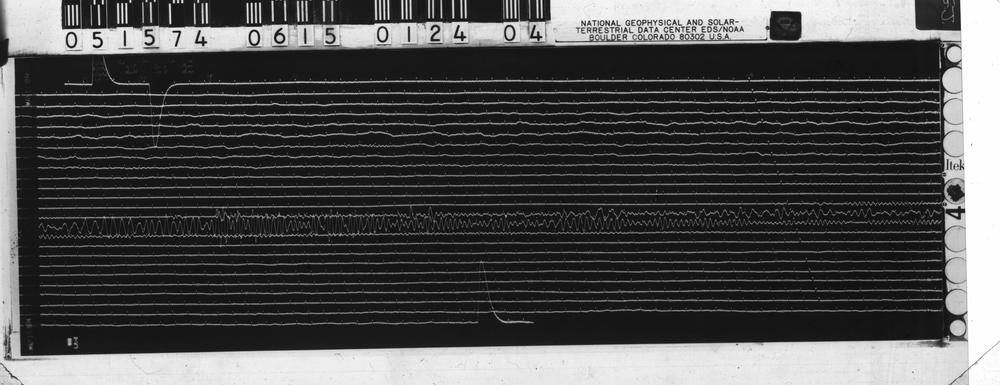
#> input picture in/dummy-seismo-small.png, 1000 x 385 px, shrunk from 3863 x 1488 before the run; its folder holds only this picture in this run
$ python -i intersection_detection.py   (imports and definitions only)   (Python 2 division)
#> lines starting #> are read from the running program, lines starting #| are printed output that depends on the picture; after the words box and inside, x2 and y2 are one past the last pixel; in counts of white or black regions, pixels touching at a corner belong together
### lib/draw.py
# coding: utf-8
import numpy as np


def _ellipse_in_shape(shape, center, radiuses):
    """Generate coordinates of points within ellipse bounded by shape."""
    y, x = np.ogrid[0:float(shape[0]), 0:float(shape[1])]
    cy, cx = center
    ry, rx = radiuses
    distances = ((y - cy) / ry) ** 2 + ((x - cx) / rx) ** 2
    return np.nonzero(distances < 1)


def ellipse(cy, cx, yradius, xradius, shape=None):
    """Generate coordinates of pixels within ellipse.
    Parameters
    ----------
    cy, cx : double
        Centre coordinate of ellipse.
    yradius, xradius : double
        Minor and major semi-axes. ``(x/xradius)**2 + (y/yradius)**2 = 1``.
    shape : tuple, optional
        Image shape which is used to determine the maximum extent of output pixel
        coordinates. This is useful for ellipses which exceed the image size.
        By default the full extent of the ellipse are used.
    Returns
    -------
    rr, cc : ndarray of int
        Pixel coordinates of ellipse.
        May be used to directly index into an array, e.g.
        ``img[rr, cc] = 1``.
    Examples
    --------
    >>> from skimage.draw import ellipse
    >>> img = np.zeros((10, 10), dtype=np.uint8)
    >>> rr, cc = ellipse(5, 5, 3, 4)
    >>> img[rr, cc] = 1
    >>> img
    array([[0, 0, 0, 0, 0, 0, 0, 0, 0, 0],
           [0, 0, 0, 0, 0, 0, 0, 0, 0, 0],
           [0, 0, 0, 0, 0, 0, 0, 0, 0, 0],
           [0, 0, 0, 1, 1, 1, 1, 1, 0, 0],
           [0, 0, 1, 1, 1, 1, 1, 1, 1, 0],
           [0, 0, 1, 1, 1, 1, 1, 1, 1, 0],
           [0, 0, 1, 1, 1, 1, 1, 1, 1, 0],
           [0, 0, 0, 1, 1, 1, 1, 1, 0, 0],
           [0, 0, 0, 0, 0, 0, 0, 0, 0, 0],
           [0, 0, 0, 0, 0, 0, 0, 0, 0, 0]], dtype=uint8)
    """

    center = np.array([cy, cx])
    radiuses = np.array([yradius, xradius])

    upper_left = np.ceil(center - radiuses)
    lower_right = np.floor(center + radiuses)

    if shape is not None:
      # Constrain ymin and ymax by shape boundary
      upper_left = np.maximum(upper_left, np.array([0, 0]))
      lower_right = np.minimum(lower_right, np.array(shape[:2]) - 1)

    # Shifted center is in interval [radiuses - 1, radiuses], so
    # the ellipse must fit in [0, 2*radiuses + 1].
    shifted_center = center - upper_left
    bounding_shape = lower_right - upper_left + 1

    rr, cc = _ellipse_in_shape(bounding_shape, shifted_center, radiuses)
    rr.flags.writeable = True
    cc.flags.writeable = True
    rr += upper_left[0]
    cc += upper_left[1]
    return rr, cc


def circle(cy, cx, radius, shape=None):
    """Generate coordinates of pixels within circle.
    Parameters
    ----------
    cy, cx : double
        Centre coordinate of circle.
    radius: double
        Radius of circle.
    shape : tuple, optional
        Image shape which is used to determine the maximum extent of output pixel
        coordinates. This is useful for circles which exceed the image size.
        By default the full extent of the circle are used.
    Returns
    -------
    rr, cc : ndarray of int
        Pixel coordinates of circle.
        May be used to directly index into an array, e.g.
        ``img[rr, cc] = 1``.
    Notes
    -----
        This function is a wrapper for skimage.draw.ellipse()
    Examples
    --------
    >>> from skimage.draw import circle
    >>> img = np.zeros((10, 10), dtype=np.uint8)
    >>> rr, cc = circle(4, 4, 5)
    >>> img[rr, cc] = 1
    >>> img
    array([[0, 0, 1, 1, 1, 1, 1, 0, 0, 0],
           [0, 1, 1, 1, 1, 1, 1, 1, 0, 0],
           [1, 1, 1, 1, 1, 1, 1, 1, 1, 0],
           [1, 1, 1, 1, 1, 1, 1, 1, 1, 0],
           [1, 1, 1, 1, 1, 1, 1, 1, 1, 0],
           [1, 1, 1, 1, 1, 1, 1, 1, 1, 0],
           [1, 1, 1, 1, 1, 1, 1, 1, 1, 0],
           [0, 1, 1, 1, 1, 1, 1, 1, 0, 0],
           [0, 0, 1, 1, 1, 1, 1, 0, 0, 0],
           [0, 0, 0, 0, 0, 0, 0, 0, 0, 0]], dtype=uint8)
    """

    return ellipse(cy, cx, radius, radius, shape)

### lib/timer.py
import sys
from time import time

timeDict = {}
depth = 0

# keep track of whether timers are being nested
timer_open = False

def timeStart(key):
  global depth, timer_open

  timeDict[key] = time()

  printStart(key, timer_open)

  depth += 1
  timer_open = True

def timeEnd(key):
  global depth, timer_open

  depth -= 1

  time_elapsed = time() - timeDict[key]
  del timeDict[key]

  printEnd(key, time_elapsed, timer_open)

  timer_open = False

  return time_elapsed

def printStart(key, timer_open):
  if (timer_open is True):
    sys.stdout.write("\n")

  sys.stdout.write(getIndent() + key + " ... ")
  sys.stdout.flush()

def printEnd(key, time_elapsed, timer_open):
  if (timer_open is False):
    sys.stdout.write(getIndent())

  sys.stdout.write(str(time_elapsed) + "s \n")

def getIndent():
  return ''.join(["  " for i in range(depth)])

### lib/stats_recorder.py
import json

class Record:
  active = False
  stats = {}

  @classmethod
  def activate(cls):
    cls.active = True

  @classmethod
  def record(cls, key, value):
    cls.stats[key] = value

  # [20 lines left out: function export_as_json, not called in this run]

### lib/intersection_detection.py
# -*- coding: utf-8 -*-
"""
Created on Thu Jan 29 14:38:19 2015

@author: benamy
"""

from timer import timeStart, timeEnd
from stats_recorder import Record

import numpy as np
from matplotlib.pyplot import imread
import csv
from scipy.signal import convolve2d
# from scipy.ndimage import label

from skimage.morphology import medial_axis
from skimage import color
from lib.draw import circle

import geojson

class IntersectionCollection:
  '''
  The IntersectionCollection class stores intersection data
  generated by find_intersections(), and can export the data
  as a black and white image, or as a GeoJSON FeatureCollection.

  Attributes
  -------------
  intersections : list of coordinate pairs
    The centers of intersection regions.
  radii : list of doubles
    The radii of intersection regions.
  shape : tuple or 1-D numpy array
    The dimensions of the original image.
  '''
  # [33 lines left out: functions __init__, asGeoJSON, asImage, not called in this run]

  # [9 lines of commented-out code are left out]

def find_intersections_from_file_path(input_path):
#> called with input_path = '../in/dummy-seismo-small.png'
  image = imread(input_path)
#> image is the input picture: shape (385, 1000) float32; min 0, max 1, mean 0.309
  image = color.rgb2gray(image)
  return find_intersections(image)

def find_intersections(image_bin, image_skel=None, dist=None,
             dendrite_threshold = 2.5, figure=True, labels=False):
  '''
  Finds the intersections of traces by skeletonizing the image.

  Parameters
  -------------
  image_bin : 2-D Boolean numpy array
    A binary image.
  image_skel : 2-D Boolean numpy array, optional
    The medial axis skeleton of image_bin.
  dist : 2-D numpy array, optional
    The distance transform of image_bin.
  dendrite_threshold: float
    This parameter adjusts the sensitivity of the detection algorithm.
    The number is used to compare the sizes of candidate intersections with
    the sizes of the branching traces. Lower numbers make the algorithm
    more sensitive.
  figure : bool, optional
    If True, function outputs a binary image with
    pixels in intersection regions set to True. If set to False,
    function outputs a list of circular regions making up the
    intersections.
  labels : bool, optional
    If False (default), output is a binary image. If True, the
    output of the function is an array with each intersection
    region given a unique ID.

  Returns
  ----------
  image_intersections : IntersectionCollection
    An object containing all intersection and radius data,
    and providing functions to export the data to a file.
  '''
  if (image_skel is None) or (dist is None):
    timeStart("skeletonize image")
    image_skel, dist = medial_axis(image_bin, return_distance = True)
    timeEnd("skeletonize image")
  else:
    print "==> Skipping skeletonization. Image skeleton already provided."
    image_skel = np.copy(image_skel)
    dist = np.copy(dist)

  timeStart("prune skeleton")
  image_dead_ends = find_dead_ends(image_skel)
  dendrites = get_all_pixel_paths(image_skel,image_dead_ends,
                  max_path_length = 50)

  # To differentiate between "dendrites" and traces that happen to
  # reach a dead end, d_threshold is the minimum ratio of the displacement
  # of the pixel path and the width of the trace where the pixel
  # path connects with other paths for the path to be considered
  # a trace. If the ratio falls below this threshold, the path is
  # considered a "dendrite" and removed.
  for d in dendrites:
    pix_i = d[0]
    pix_f = d[-1]
    dendrite_displacement = np.sqrt( (pix_i[0] - pix_f[0]) ** 2 +
                   (pix_i[1] - pix_f[1]) ** 2)
    if dendrite_displacement < (dendrite_threshold *
                  dist[pix_f[0], pix_f[1]]):
      remove_pixels(image_skel,d)

  timeEnd("prune skeleton")

  timeStart("find junctions")
  intersections, degrees = find_junctions(image_skel)
  timeEnd("find junctions")

  num_intersections = len(intersections)
  print "found %s junctions" % num_intersections
  Record.record("num_intersections", num_intersections)

  radii = get_intersection_sizes(intersections, dist)
  if figure:
    image_intersections = mark_coords(image_bin.shape, intersections)
    expand_junctions(image_intersections, intersections, radii)
    #image_intersections = image_intersections.astype(float)
    return image_intersections
  else:
    return IntersectionCollection(intersections, radii, image_skel.shape)

def find_dead_ends(skeleton):
  '''
  Finds dead ends in the skeletonized image. It does this by finding
  pixels in the skeleton (labeled True in the image) that are
  adjacent to exactly one other pixel in the skeleton. Adjacent, in this
  case, includes the four diagonal pixels.

  Parameters
  ------------
  skeleton : 2-D Boolean numpy array
    A binary image of the skeleton.

  Returns
  --------
  dead_end_indices : ndarray
    A 2-D array with two columns, listing the indices of the
    dead-end pixels in the image.
  '''
  skeleton = skeleton.astype(int)
  kernel = np.array([[1,1,1],[1,10,1],[1,1,1]])
  dead_ends = convolve2d(skeleton, kernel, mode='same')
  dead_ends = dead_ends == 11
  dead_end_indices = np.argwhere(dead_ends)
  return dead_end_indices

def find_junctions(skeleton):
  '''
  Finds junctions in the skeletonized image. It does this by finding
  pixels in the skeleton (labeled True in the image) that are
  adjacent to three or more other pixels in the skeleton. Adjacent,
  in this case, includes the four diagonal pixels.

  Parameters
  ------------
  skeleton : 2-D Boolean numpy array
    A binary image of the skeleton.

  Returns
  --------
  junctions : ndarray
    A 2-D array with two columns, listing the indices of the
    pixels determined to be junctions.
  degrees : numpy array
    A 1-D array, with the same number of rows as junctions,
    listing the degree (number of adjacent pixels in skeleton)
    of each junction.
  '''
  skeleton = skeleton.astype(int)
  kernel = np.array([[1,1,1],[1,10,1],[1,1,1]])
  connectivity = convolve2d(skeleton,kernel, mode='same')
  connectivity = connectivity - 10
  junctions = connectivity >= 3
  junctions = np.argwhere(junctions)
  degrees = connectivity[junctions[:,0], junctions[:,1]]
  return (junctions, degrees)

# [65 lines left out: function get_pixel_path, not called in this run]

def get_all_pixel_paths(pixel_array, dead_ends, max_path_length=-1):
  '''
  Makes calls to get_pixel_path for all the dead ends passed to it.
  Only returns paths of pixels that are connected to other pixel paths.

  Parameters
  -------------
  pixel_array : 2-D Boolean array
    The skeletonized image.
  dead_ends : list of coordinate pairs (as 1x2 numpy arrays)

  max_path_length : int
    The maximum length of a pixel path. Function returns the pixel
    path if this limit has been reached.

  Returns
  ---------
  paths : list of lists of coordinate pairs (as 1x2 numpy arrays)
    A list that contains the pixel_path outputs from calls to the
    get_pixel_path function.
  '''
  paths = []
  for d_e in dead_ends:
    conn, path = get_pixel_path(pixel_array, curr_pixel=d_e,
                                max_path_length=max_path_length)
    if conn >= 2:
      paths.append(path)
  return paths

# [14 lines left out: function remove_pixels, not called in this run]


def mark_coords(shape, coords):
  '''
  Given dimensions and a list of coordinates, this function
  creates a Boolean array that is True at all the locations specified
  and False everywhere else.

  Parameters
  ------------
  shape : tuple or 1-D numpy array
    The dimensions of the array to be created
  pixels_to_remove : list of numpy arrays or tuples
    A list of coordinates corresponding to locations in pixel_array.

  Returns
  ---------
  markers : Boolean numpy array
    Values are True in the locations specified in coords.
  '''
  markers = np.zeros(shape, dtype=bool)
  for x in coords:
    markers[x[0],x[1]] = True
  return markers

def draw_circle(image,coords,radius):
  '''
  Sets all values of an array in a circular region to True.

  Parameters
  -----------
  image : Boolean numpy array
    A binary image.
  coords : A tuple or 1-D numpy array
    The coordinates of the center of the circle.
  radius : double
    Radius of circle.
  '''
  rr, cc = circle(coords[0], coords[1], radius, shape = image.shape)
  image[rr, cc] = True

def expand_junctions(image, junctions, radii):
  '''
  Expands the 1-pixel junctions into circular regions.

  Parameters
  -----------
  image : Boolean numpy array
    A binary image, either entirely False or with only pixels inside the
    intersection regions marked as True.
  junctions : list of coordinate pairs
    Coordinates where pixel paths meet.
  radii : list of doubles
    The radii of circles to draw around the junctions to create the
    intersection regions.
  '''
  for center,radius in zip(junctions,radii):
    draw_circle(image,center,radius)

def get_intersection_sizes(intersections,distance_transform):
  '''
  Finds the distances of the shortest paths from each junction
  to the edges of the trace.

  Parameters
  ------------
  intersections : list of coordinate pairs
    The coordinates of junctions.
  distance_transform : numpy array
    An array containing the distance transform of a binary image.

  Returns
  --------
  sizes : list of doubles
    The radii of the largest circles that can be drawn around pixels
    listed in intersections that do not include background pixels.
  '''
  sizes = []
  for i in intersections:
    sizes.append(distance_transform[i[0],i[1]])
  return sizes

# [7 lines left out: function output_intersections, not called in this run]

>>> result = find_intersections_from_file_path('../in/dummy-seismo-small.png')
#> in find_intersections, `image_skel, dist = medial_axis(image_bin, return_distance = True)`:
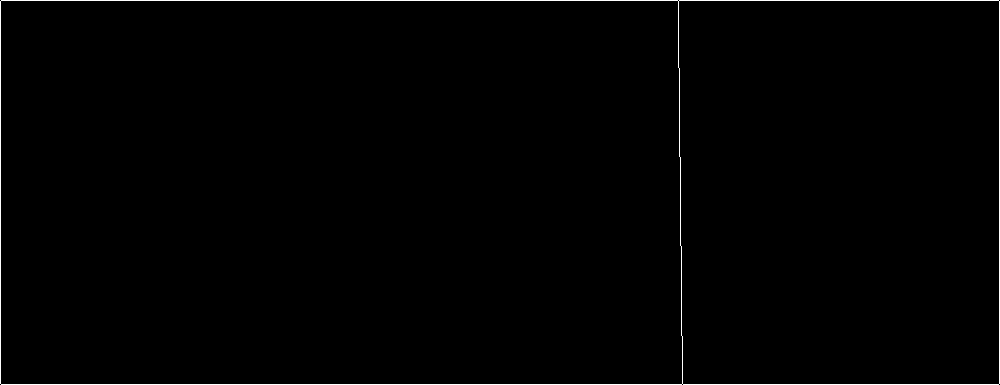
#> image_skel: shape (385, 1000) bool; 0.82% white in thin lines or dots
#> in find_intersections, `image_skel, dist = medial_axis(image_bin, return_distance = True)`:
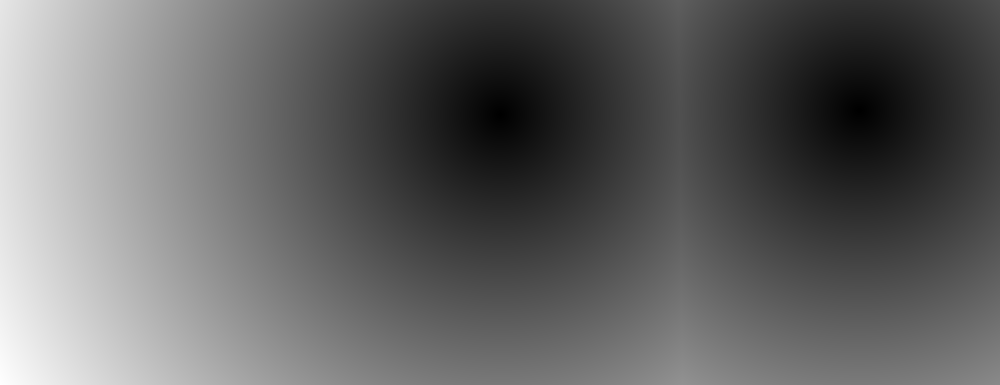
#> dist: shape (385, 1000) float64; min 0, max 568.2, mean 222.3; drawn with min black and max white
#> in find_dead_ends, `skeleton = skeleton.astype(int)`: skeleton: shape (385, 1000) int64; values 0 (black) and 1 (white), 0.82% white in thin lines or dots
#> in find_dead_ends, `dead_ends = convolve2d(skeleton, kernel, mode='same')`:
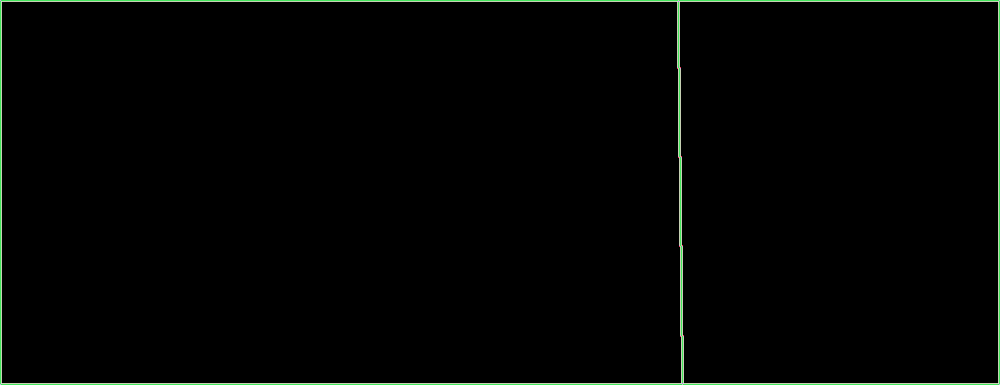
#> dead_ends: shape (385, 1000) int64; 7 distinct labels, from 0 to 13; one colour per label, 0 black
#> in find_dead_ends, `dead_ends = dead_ends == 11`: dead_ends: shape (385, 1000) bool; every value is 0
#> in find_dead_ends, `dead_end_indices = np.argwhere(dead_ends)`: dead_end_indices = empty array
#> after the loop in get_all_pixel_paths, `for d_e in dead_ends:`: paths = []
#> in find_junctions, `junctions = connectivity >= 3`:
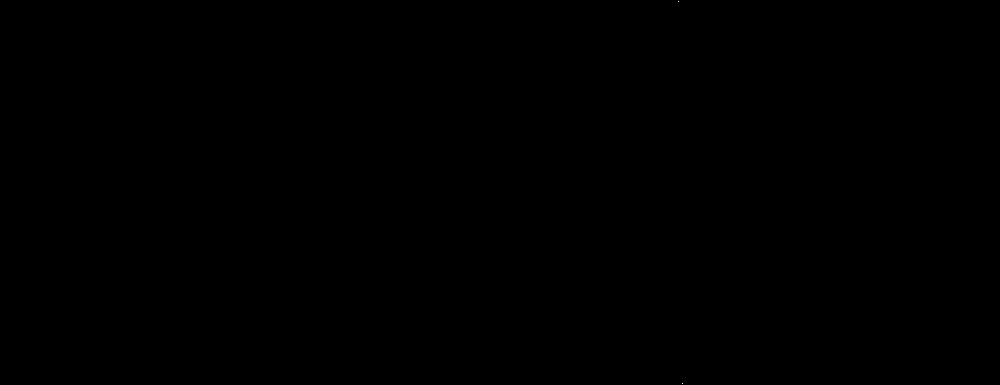
#> junctions: shape (385, 1000) bool; 0% white in thin lines or dots, all inside (x1, y1, x2, y2) = (678, 1, 683, 384)
#> in find_junctions, `junctions = np.argwhere(junctions)`: junctions = [[1, 678], [383, 682]]
#> in find_junctions, `degrees = connectivity[junctions[:,0], junctions[:,1]]`: degrees = [3, 3]
#> in find_intersections, `intersections, degrees = find_junctions(image_skel)`: intersections = [[1, 678], [383, 682]]; degrees = [3, 3]
#> in find_intersections, `num_intersections = len(intersections)`: num_intersections = 2
#| found 2 junctions
#> the loop in get_intersection_sizes, `for i in intersections:` made 2 passes
#> after the loop in get_intersection_sizes, `for i in intersections:`: sizes = [210.4, 324.8]
#> the loop in mark_coords, `for x in coords:` made 2 passes
#> the loop in expand_junctions, `for center,radius in zip(junctions,radii):` made 1 pass
#> radius on pass 1: 210.4
#> pass 1, in _ellipse_in_shape, `distances = ((y - cy) / ry) ** 2 + ((x - cx) / rx) ** 2`:
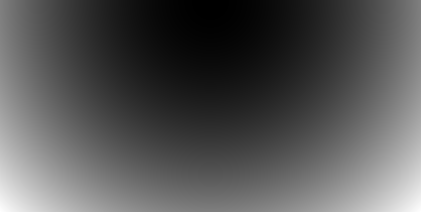
#> distances: shape (212, 421) float64; min 0, max 1.99, mean 0.665; drawn with min black and max white
#> (the run stopped early here; a loop or call above may not have finished)
